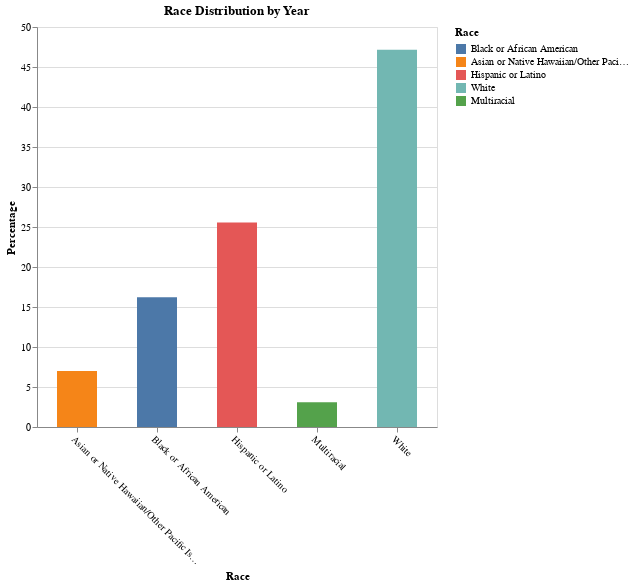

Notebook code for this chart:
### Code cell
year_dropdown = alt.binding_select(options = df_3_year['YEAR'].unique(), name = "Year")
year_select = alt.selection_single(fields = ['YEAR'], bind = year_dropdown, name = "Select", value = 2021)

race_chart = alt.Chart(df_3_year).transform_fold(
    fold = ['PER_BLACK', 'PER_ASIAN', 'PER_HISP', 'PER_WHITE', 'PER_Multi'],
    as_ = ['Race', 'Percentage']
).transform_calculate(
    Race_Label = "datum.Race=='PER_BLACK' ? 'Black or African American' : datum.Race=='PER_ASIAN' ? 'Asian or Native Hawaiian/Other Pacific Islander' : datum.Race=='PER_HISP' ? 'Hispanic or Latino' : datum.Race=='PER_WHITE' ? 'White' : 'Multiracial'"
).mark_bar().encode(
    x = alt.X('Race_Label:N', title = 'Race', axis = alt.Axis(labelAngle = 45)),
    y = alt.Y('Percentage:Q', axis = alt.Axis(title='Percentage')),
    color = alt.Color('Race:N', legend = alt.Legend(title = 'Race',
                      labelExpr = "datum.value=='PER_BLACK' ? 'Black or African American' : datum.value=='PER_ASIAN' ? 'Asian or Native Hawaiian/Other Pacific Islander' : datum.value=='PER_HISP' ? 'Hispanic or Latino' : datum.value=='PER_WHITE' ? 'White' : 'Multiracial'"),
                      scale = alt.Scale(domain = ['PER_BLACK', 'PER_ASIAN', 'PER_HISP', 'PER_WHITE', 'PER_Multi'])),
    tooltip = [alt.Tooltip('Percentage:Q', format = '.2f')],
    size = alt.value(40)
).add_selection(
    year_select
).transform_filter(
    year_select
).properties(
    width = 400,
    height = 400,
    title = 'Race Distribution by Year'
)

#race_chart.save('race.json')
race_chart

### Figure 1 — Vega-Lite specification as saved in the notebook (floating-point values rounded to 4 significant figures)
{"config": {"view": {"continuousWidth": 300, "continuousHeight": 300}}, "data": {"name": "data-52988b207dc3d5b906b177f7ed15b7d6"}, "mark": {"type": "bar"}, "encoding": {"color": {"field": "Race", "legend": {"labelExpr": "datum.value=='PER_BLACK' ? 'Black or African American' : datum.value=='PER_ASIAN' ? 'Asian or Native Hawaiian/Other Pacific Islander' : datum.value=='PER_HISP' ? 'Hispanic or Latino' : datum.value=='PER_WHITE' ? 'White' : 'Multiracial'", "title": "Race"}, "scale": {"domain": ["PER_BLACK", "PER_ASIAN", "PER_HISP", "PER_WHITE", "PER_Multi"]}, "type": "nominal"}, "size": {"value": 40}, "tooltip": [{"field": "Percentage", "format": ".2f", "type": "quantitative"}], "x": {"axis": {"labelAngle": 45}, "field": "Race_Label", "title": "Race", "type": "nominal"}, "y": {"axis": {"title": "Percentage"}, "field": "Percentage", "type": "quantitative"}}, "height": 400, "params": [{"name": "Select", "select": {"type": "point", "fields": ["YEAR"]}, "bind": {"input": "select", "options": [2021.0, 2022.0, 2023.0], "name": "Year"}, "value": 2021}], "title": "Race Distribution by Year", "transform": [{"fold": ["PER_BLACK", "PER_ASIAN", "PER_HISP", "PER_WHITE", "PER_Multi"], "as": ["Race", "Percentage"]}, {"calculate": "datum.Race=='PER_BLACK' ? 'Black or African American' : datum.Race=='PER_ASIAN' ? 'Asian or Native Hawaiian/Other Pacific Islander' : datum.Race=='PER_HISP' ? 'Hispanic or Latino' : datum.Race=='PER_WHITE' ? 'White' : 'Multiracial'", "as": "Race_Label"}, {"filter": {"param": "Select"}}], "width": 400, "$schema": "https://vega.github.io/schema/vega-lite/v5.8.0.json", "datasets": {"data-52988b207dc3d5b906b177f7ed15b7d6": [{"YEAR": 2021, "ENTITY_CD": 350800000000.0, "NUM_ELL": 240.9, "PER_ELL": 8.436, "NUM_AM_IND": 18.36, "PER_AM_IND": 0.7248, "NUM_BLACK": 403.9, "PER_BLACK": 16.23, "NUM_HISP": 710.3, "PER_HISP": 25.56, "NUM_ASIAN": 259.3, "PER_ASIAN": 6.986, "NUM_WHITE": 961.3, "PER_WHITE": 47.17, "NUM_Multi": 69.96, "PER_Multi": 3.083, "NUM_SWD": 450.5, "PER_SWD": 19.26, "NUM_FEMALE": 1179.0, "PER_FEMALE": 48.39, "NUM_MALE": 1244.0, "PER_MALE": 51.43, "NUM_NONBINARY": null, "PER_NONBINARY": null, "NUM_ECDIS": 1418.0, "PER_ECDIS": 56.73, "NUM_MIGRANT": 1.56, "PER_MIGRANT": 0.09402, "NUM_HOMELESS": 102.7, "PER_HOMELESS": 4.029, "NUM_FOSTER": 8.725, "PER_FOSTER": 0.418, "NUM_ARMED": 5.631, "PER_ARMED": 0.2593}, {"YEAR": 2022, "ENTITY_CD": 350700000000.0, "NUM_ELL": 247.5, "PER_ELL": 9.021, "NUM_AM_IND": 17.86, "PER_AM_IND": 0.7454, "NUM_BLACK": 384.2, "PER_BLACK": 16.14, "NUM_HISP": 699.4, "PER_HISP": 26.12, "NUM_ASIAN": 252.7, "PER_ASIAN": 7.091, "NUM_WHITE": 930.5, "PER_WHITE": 46.48, "NUM_Multi": 72.7, "PER_Multi": 3.246, "NUM_SWD": 444.2, "PER_SWD": 19.63, "NUM_FEMALE": 1147.0, "PER_FEMALE": 48.4, "NUM_MALE": 1210.0, "PER_MALE": 51.46, "NUM_NONBINARY": 0.27, "PER_NONBINARY": 0.007419, "NUM_ECDIS": 1351.0, "PER_ECDIS": 55.85, "NUM_MIGRANT": 1.663, "PER_MIGRANT": 0.09464, "NUM_HOMELESS": 95.89, "PER_HOMELESS": 3.931, "NUM_FOSTER": 8.545, "PER_FOSTER": 0.4068, "NUM_ARMED": 7.539, "PER_ARMED": 0.3031}, {"YEAR": 2023, "ENTITY_CD": 350700000000.0, "NUM_ELL": 244.8, "PER_ELL": 9.111, "NUM_AM_IND": 17.73, "PER_AM_IND": 0.7429, "NUM_BLACK": 370.7, "PER_BLACK": 16.05, "NUM_HISP": 703.8, "PER_HISP": 26.67, "NUM_ASIAN": 252.1, "PER_ASIAN": 7.179, "NUM_WHITE": 907.5, "PER_WHITE": 45.79, "NUM_Multi": 74.53, "PER_Multi": 3.373, "NUM_SWD": 445.9, "PER_SWD": 20.11, "NUM_FEMALE": 1131.0, "PER_FEMALE": 48.42, "NUM_MALE": 1194.0, "PER_MALE": 51.4, "NUM_NONBINARY": 0.7539, "PER_NONBINARY": 0.02132, "NUM_ECDIS": 1376.0, "PER_ECDIS": 58.15, "NUM_MIGRANT": 1.77, "PER_MIGRANT": 0.1025, "NUM_HOMELESS": 115.4, "PER_HOMELESS": 4.948, "NUM_FOSTER": 8.139, "PER_FOSTER": 0.39, "NUM_ARMED": 8.737, "PER_ARMED": 0.3432}]}}
